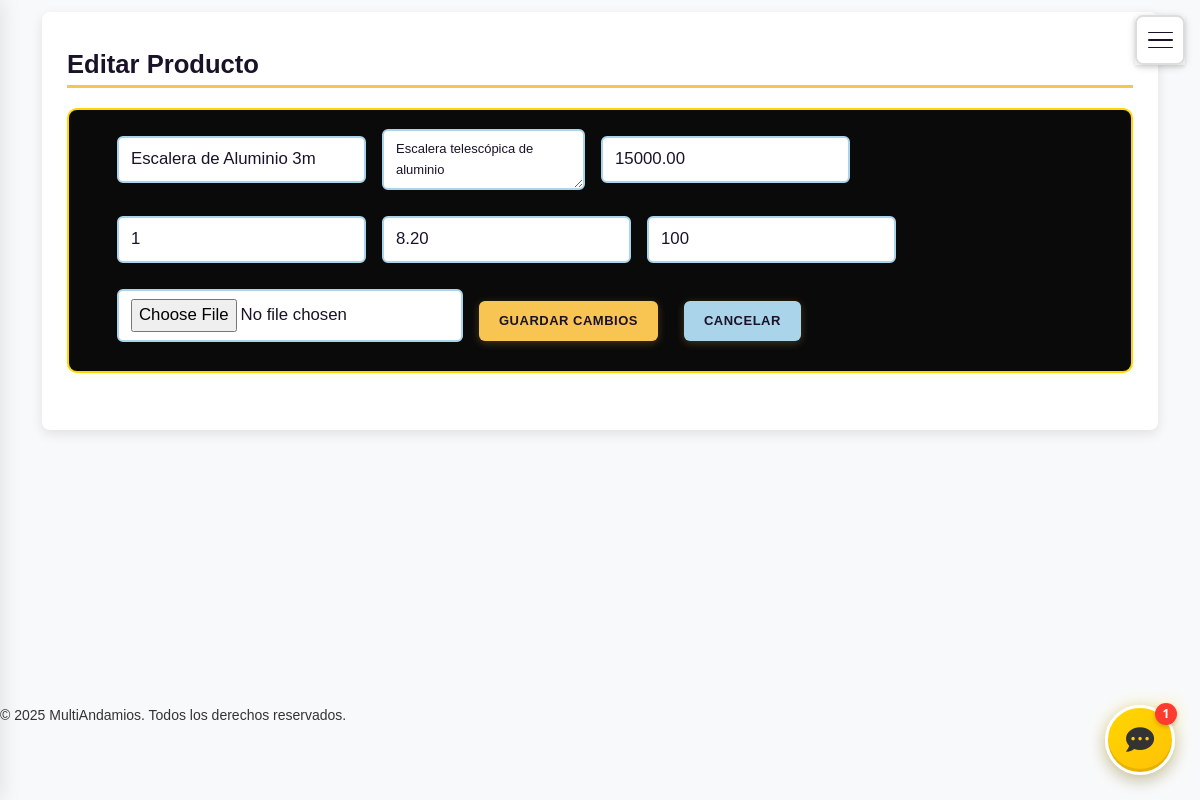
/panel/admin/productos/editar/43/ (signed in), run on the app's committed database.
### productos/models.py (models this page shows, shortened)
class Producto(models.Model):
    id_producto = models.AutoField(primary_key=True)
    nombre = models.CharField(max_length=255)
    descripcion = models.TextField(blank=True, null=True)
    precio_diario = models.DecimalField(
        max_digits=10,
        decimal_places=2,
        verbose_name='Precio por día',
        help_text='Precio de renta por día en pesos',
        default=0
    )
    dias_minimos_renta = models.PositiveIntegerField(
        default=1,
        verbose_name='Días mínimos de renta',
        help_text='Número mínimo de días consecutivos que se debe rentar este producto'
    )
    peso = models.DecimalField(
        max_digits=8,
        decimal_places=2,
        default=0.00,
        verbose_name='Peso individual (kg)',
        help_text='Peso en kilogramos de una unidad del producto'
    )
    cantidad_disponible = models.PositiveIntegerField()
    cantidad_reservada = models.PositiveIntegerField(default=0)
    cantidad_en_renta = models.PositiveIntegerField(default=0)
    imagen = models.ImageField(upload_to='productos/', blank=True, null=True)
    activo = models.BooleanField(default=True)

### pedidos/views.py (the view, shortened to what this page needs)
# urls.py: path('admin/productos/editar/<int:producto_id>/', views.editar_producto, name='editar_producto'),
@login_required
@user_passes_test(es_staff)
def editar_producto(request, producto_id):
    producto = get_object_or_404(Producto, id_producto=producto_id)
    return render(request, 'pedidos/editar_producto.html', {'producto': producto})

### pedidos/views.py (called while the page is built)
def es_staff(user):
    return user.is_staff or user.rol in ['admin', 'empleado']

### usuarios/templatetags/carrito_tags.py (called while the page is built)
@register.simple_tag(takes_context=True)
def get_carrito_total(context):
    request = context['request']
    if request.user.is_authenticated:
        return CarritoItem.objects.filter(usuario=request.user).count()
    return 0

### pedidos/templates/pedidos/editar_producto.html (shortened to what this page needs)
{% extends 'base.html' %}
{% block content %}
<div class="card card-admin-productos">
    <h1 class="highlight">Editar Producto</h1>
    <form class="admin-productos-form" method="post" enctype="multipart/form-data">
        <input type="text" name="nombre" value="{{ producto.nombre }}" placeholder="Nombre del producto" required>
        <textarea name="descripcion" style="min-width:200px;" required>{{ producto.descripcion }}</textarea>
        <input type="number" name="precio_diario" value="{{ producto.precio_diario }}" placeholder="Precio por día" min="0" step="0.01" required>
        <input type="number" name="dias_minimos_renta" value="{{ producto.dias_minimos_renta }}" placeholder="Días mínimos de renta" min="1" required>
        <input type="number" name="peso" value="{{ producto.peso }}" placeholder="Peso individual (kg)" min="0" step="0.01" required>
        <input type="number" name="cantidad" value="{{ producto.cantidad_disponible }}" placeholder="Cantidad" min="1" required>
        <input type="file" name="imagen" accept="image/*">
        <button class="btn" type="submit" style="background-color: #F9C552; color: #1A1228; font-weight: bold;">Guardar Cambios</button>
        <a href="{% url 'pedidos:admin_productos' %}" class="btn" style="background-color: #AAD4EA; color: #1A1228; font-weight: bold;">Cancelar</a>
    </form>
</div>
{% endblock %}

### static/estilos.css (style rules this page uses)
body { font-family: 'Inter', sans-serif; background: #ffffff92; color: #1A1228; margin: 0; padding: 0; font-size: 0.875rem; line-height: 1.25; -webkit-text-size-adjust: 100%; -webkit-font-smoothing: antialiased; }
h1, h2, h3, h4, h5, h6 { color: #1A1228; margin-top: 0.75rem; margin-bottom: 0.75rem; font-weight: 600; line-height: 1.2; }
h1 { font-size: 1.5rem; }
h1.highlight { color: #1A1228; font-weight: 700; font-size: 1.6rem; border-bottom: 3px solid #F9C552; padding-bottom: 5px; display: inline-block; }
button, .btn { font-size: 0.8125rem; padding: 0.4em 1.2em; border-radius: 50px; box-shadow: 0 2px 8px rgba(249, 197, 82, 0.25); text-transform: uppercase; letter-spacing: 0.5px; transition: all 0.2s; font-weight: 600; display: inline-flex; align-items: center; justify-content: center; gap: 4px; min-height: 32px; background-color: #F9C552; color: #1A1228; border: none; cursor: pointer; }
.card { background: #000000; border: none; border-left: 3px solid #FFD600; border-radius: 12px; box-shadow: 0 4px 16px rgba(0,0,0,0.2); padding: 0.75rem 1rem; margin-bottom: 1rem; }
input, select, textarea { border-radius: 6px; border: 1px solid transparent; background: #ffffff; padding: 0.3rem 0.5rem; color: #fff; transition: border 0.2s, box-shadow 0.2s; font-size: 0.8125rem; min-height: 32px; max-width: 100%; }
html, body { height: 100%; overflow-x: hidden; }
.card, .card-welcome, .card-terms, .card-featured, .card-productos, .card-carrito, .card-login, .card-clientes, .card-pedidos, .card-admin-productos { border: 2.5px solid #f2cd13; box-shadow: 0 4px 24px rgba(255,214,0,0.10), 0 1.5px 8px rgba(0,0,0,0.10); margin-bottom: 1.2rem; background-clip: padding-box; padding: 0.7rem; }
form, .search-form, .login-form, .admin-productos-form { border: 2px solid #FFD600; border-radius: 10px; padding: 1.2rem 3rem; background: #0a0a0aff; margin-bottom: 0.7rem; box-shadow: 0 2px 8px rgba(255,214,0,0.08); }
.card-clientes, .card-pedidos, .card-admin-productos { background: linear-gradient(90deg, #222 80%, #373737 100%); margin-bottom: 2rem; border: 2px solid #FFD600; }
.admin-productos-form { display: flex; gap: 1rem; flex-wrap: wrap; align-items: center; margin-bottom: 2rem; }
.admin-productos-form input { min-width: 180px; font-size: 1.05rem; }
button, .btn, nav a, .card, .logo { transition: all 0.2s cubic-bezier(.4,0,.2,1); }
.card, .main-header { box-shadow: 0 2px 8px rgba(0,0,0,0.15); }

### static/css/theme-colors.css (style rules this page uses)
body { color: #1A1228; }
h1, h2, h3, h4, h5, h6 { color: #1A1228; }
h1.highlight { color: #1A1228; border-bottom: 3px solid #F9C552; padding-bottom: 5px; display: inline-block; }
button, .btn { background-color: #F9C552; color: #1A1228; box-shadow: 0 2px 8px rgba(249, 197, 82, 0.25); border: none; }
.card { background: white; color: #1A1228; box-shadow: 0 4px 12px rgba(26, 18, 40, 0.1); }
input, textarea, select { border: 2px solid #AAD4EA; color: #1A1228; }

### pedidos/templates/pedidos/editar_producto.html (style rules this page uses)
.highlight { color: #1A1228; border-bottom: 3px solid #F9C552; padding-bottom: 10px; display: inline-block; margin-bottom: 20px; }
.card-admin-productos { border: none; border-radius: 8px; box-shadow: 0 4px 12px rgba(26, 18, 40, 0.1); padding: 25px; background-color: white; }
.admin-productos-form input, .admin-productos-form textarea, .admin-productos-form select { border: 2px solid #AAD4EA; border-radius: 6px; padding: 8px 12px; transition: all 0.3s ease; margin-bottom: 10px; }
.btn { padding: 10px 20px; border: none; border-radius: 6px; cursor: pointer; transition: all 0.3s ease; margin-right: 10px; text-decoration: none; display: inline-block; }
.admin-productos-form { display: flex; flex-wrap: wrap; gap: 1rem; }

### data on the page
Producto: nombre "Escalera de Aluminio 3m", descripcion "Escalera telescópica de aluminio", precio_diario "15000.00", dias_minimos_renta "1", peso "8.20", cantidad "100"
